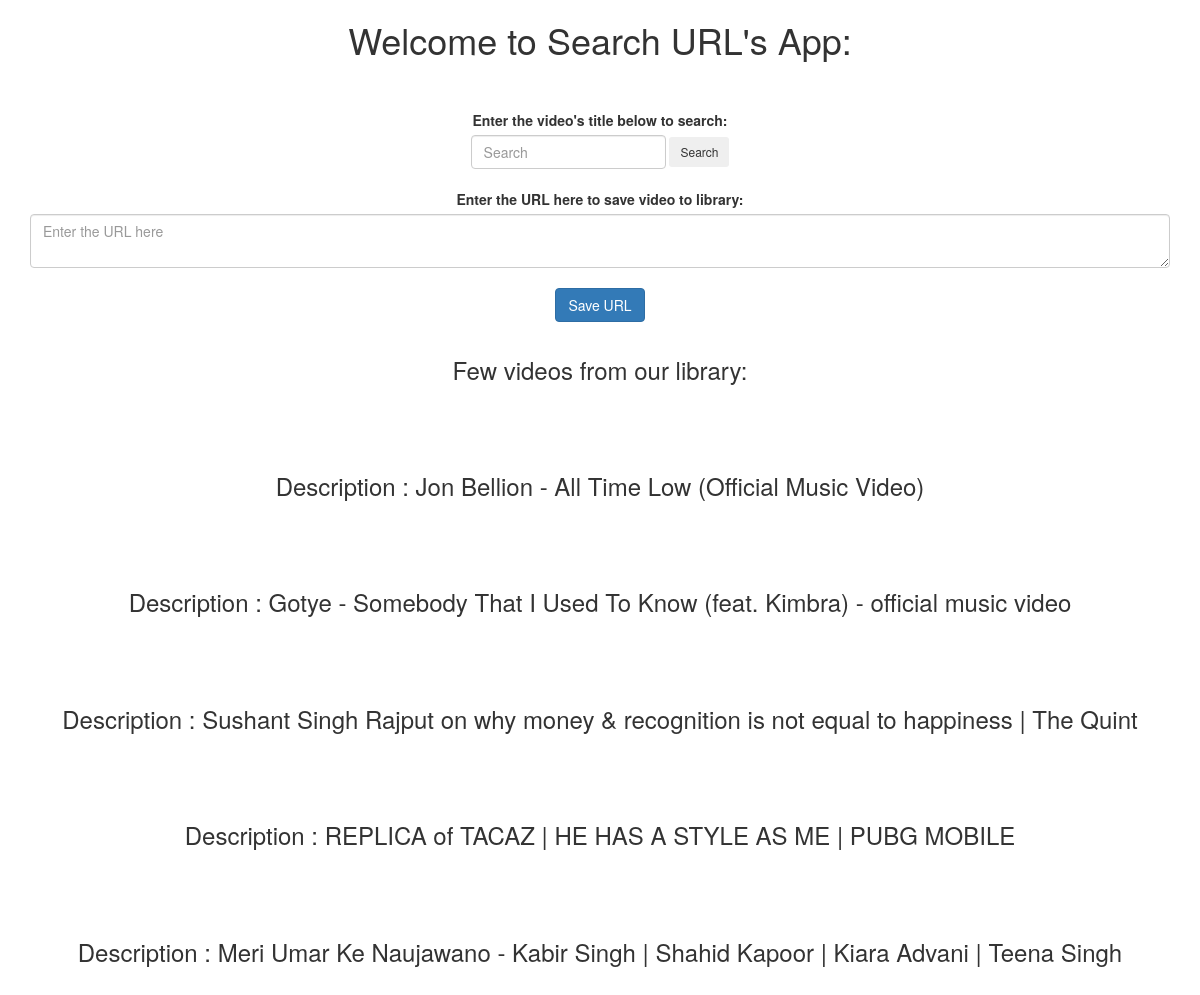
The page / on the database its author committed.
### urlapp/models.py (models this page shows)
class UrlSaveModel(models.Model):
    the_url = EmbedVideoField()
    desc = models.CharField(max_length=200)
    def __str__(self):
        return self.desc

### urlapp/views.py (the view, shortened to what this page needs)
# urls.py: path('', views.func, name='func'),
def func(request):
    if request.method == 'GET':
        last_five = UrlSaveModel.objects.filter().order_by('-id')[:5]
        print('last_five', last_five)
        latest = {'last_five': last_five}
        return render(request, 'main.html', latest)

### templates/main.html (shortened to what this page needs)
{% extends "base.html" %}
{% block content %}
<div class="container">
    <div class="centered">
        <h1>Welcome to Search URL's App:</h1>
    </div>
</div>
<br>
<br>
<div class="container">
    <form method="POST" action="{% url 'new_search' %}" class="form-inline md-form mr-auto mb-4">
        <label for="search">Enter the video's title below to search:</label>
        <br>
        <input class="form-control mr-sm-2" id="search" type="text" placeholder="Search" aria-label="Search"
            name="searched">
        <button class="btn btn-outline-warning btn-rounded btn-sm my-0" type="submit" name="searchbtn">Search</button>
    </form>
</div>
<br>
<div class="container">
    <form method="post" action="{% url 'func' %}">
        <div class="form-group">
            <label for="exampleFormControlTextarea1">Enter the URL here to save video to library:</label>
            <textarea class="form-control" id="exampleFormControlTextarea1" rows="2" name="the_url"
                placeholder="Enter the URL here"></textarea>
            <br>
            <button type="submit" class="btn btn-primary mb-2">Save URL</button>
        </div>
    </form>
</div>
{% load embed_video_tags %}
<div class="container">
    <h3>Few videos from our library:</h3>
    <br>
</div>
{% for last in last_five %}
<div class="container">
    <br>
    <br>
    <h3>Description : {{ last.desc }}</h3>
    <br>
</div>
{% endfor %}
{% endblock %}

### templates/base.html (shortened to what this page needs)
<!doctype html>
<html lang="en">
<head>
    <link rel="stylesheet" href="https://stackpath.bootstrapcdn.com/bootstrap/3.4.1/css/bootstrap.min.css"
>
</head>
<body>
    {% block content %}
    {% endblock %}
</body>
</html>

### templates/base.html (style rules this page uses)
.container { width: 100%; text-align: center; }

### rows shown on the page
UrlSaveModel: desc "Jon Bellion - All Time Low (Official Music Video)"
UrlSaveModel: desc "Gotye - Somebody That I Used To Know (feat. Kimbra) - official music video"
UrlSaveModel: desc "Sushant Singh Rajput on why money & recognition is not equal to happiness | The Quint"
UrlSaveModel: desc "REPLICA of TACAZ | HE HAS A STYLE AS ME | PUBG MOBILE"
UrlSaveModel: desc "Meri Umar Ke Naujawano - Kabir Singh | Shahid Kapoor | Kiara Advani | Teena Singh"
